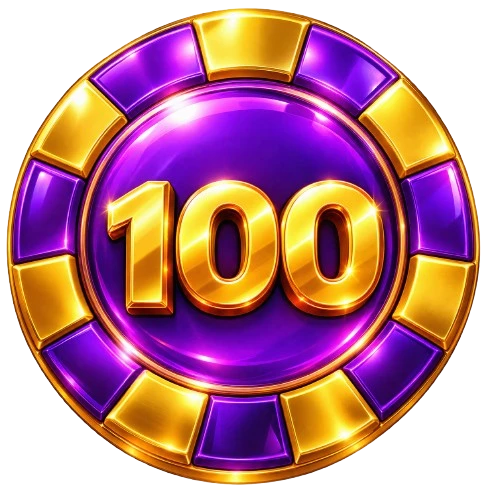
#> input picture src/assets/wheel/100.webp, 500 x 500 px
$ python generate-icons.py ../src/assets/wheel/100.webp
#> lines starting #> are read from the running program, lines starting #| are printed output that depends on the picture
#!/usr/bin/env python3
"""
يقص الشعار (يزيل الهوامش) ثم يكبّره ليملأ المربع كاملاً.
النتيجة: الأيقونة تملأ المساحة كـ Pinterest/Behance.
"""
import sys
from pathlib import Path
from PIL import Image

SRC = Path(sys.argv[1]) if len(sys.argv) > 1 else Path("public/icon.png")
OUT = Path("public")

if not SRC.exists():
    print(f"❌ لا يوجد ملف: {SRC}")
    sys.exit(1)

img = Image.open(SRC).convert("RGBA")
#> img is the input picture: PIL image 500x500 RGBA; mean R, G, B, A 121.1, 65, 78.2, 177.5
print(f"المصدر: {img.size}")
#| المصدر: (500, 500)

# 1) احذف الهوامش الشفافة — احصل على bounding box للمحتوى غير الشفاف
alpha = img.split()[3]
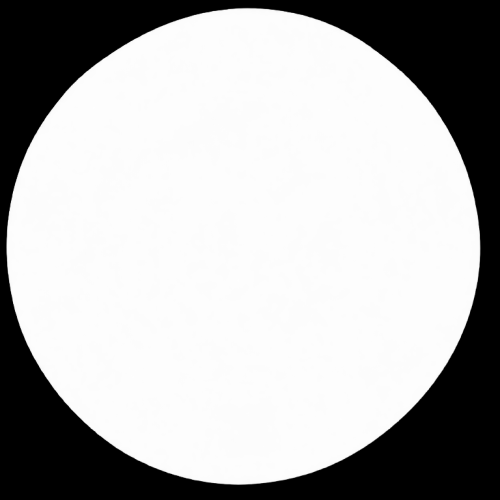
#> alpha: PIL image 500x500 L; min 0, max 254, mean 177.5
bbox = alpha.getbbox()
#> bbox = (6, 7, 481, 486)
if not bbox:
    print("⚠️ لا يوجد محتوى غير شفاف")
    sys.exit(1)

print(f"منطقة المحتوى: {bbox}")
#| منطقة المحتوى: (6, 7, 481, 486)
cropped = img.crop(bbox)
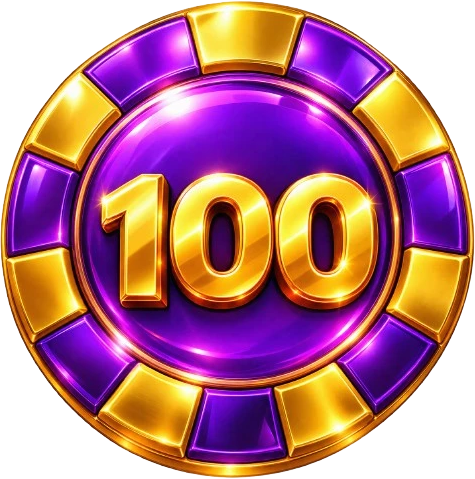
#> cropped: PIL image 475x479 RGBA; mean R, G, B, A 132.1, 70.5, 85, 195; transparent parts drawn white
print(f"بعد القص: {cropped.size}")
#| بعد القص: (475, 479)

# 2) اكتشف اللون السائد (من الوسط)
cw, ch = cropped.size
#> cw = 475; ch = 479
cx, cy = cw // 2, ch // 2
#> cx = 237; cy = 239
center_px = cropped.getpixel((cx, cy))
#> center_px = (152, 58, 8, 253)
if center_px[3] < 200:
    fill = (26, 11, 46, 255)
else:
    fill = center_px
#> fill = (152, 58, 8, 253)
print(f"لون الخلفية المُستَخدم: RGB{fill[:3]}")
#| لون الخلفية المُستَخدم: RGB(152, 58, 8)

# 3) املأ مربع كامل باللون + الصق الشعار فوقه (مع margin 4%)
size = max(cw, ch)
#> size = 479
padding = int(size * 0.04)
#> padding = 19
inner_size = size - 2 * padding
#> inner_size = 441
# إعادة قياس الصورة لتلائم مع margin
scale = inner_size / max(cw, ch)
#> scale = 0.921
new_cw = int(cw * scale)
#> new_cw = 437
new_ch = int(ch * scale)
#> new_ch = 441
resized_cropped = cropped.resize((new_cw, new_ch), Image.LANCZOS)
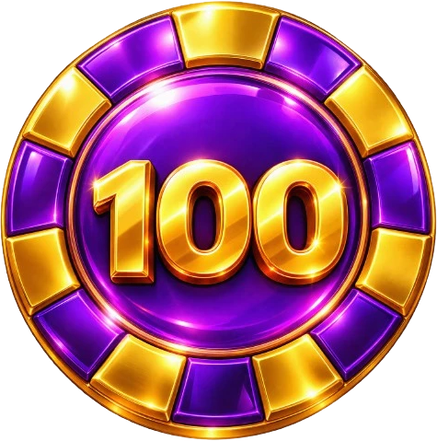
#> resized_cropped: PIL image 437x441 RGBA; mean R, G, B, A 127.5, 66.2, 80.7, 195; transparent parts drawn white

square = Image.new("RGBA", (size, size), fill)
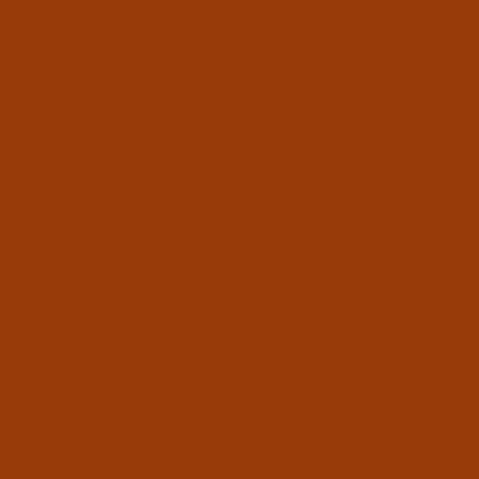
#> square: PIL image 479x479 RGBA; mean R, G, B, A 152, 58, 8, 253; transparent parts drawn white
square.paste(resized_cropped, ((size - new_cw) // 2, (size - new_ch) // 2), resized_cropped)

# 4) ولّد كل الأحجام
sizes = {
    "icon-512.png": 512,
    "icon-192.png": 192,
    "apple-touch-icon.png": 180,
    "icon.png": 512,
}

for name, px in sizes.items():
    resized = square.resize((px, px), Image.LANCZOS)
    resized.save(OUT / name, "PNG", optimize=True)
    print(f"  ✓ {name} ({px}x{px})")
#> this loop made 4 passes
#> pass 1, `resized = square.resize((px, px), Image.LANCZOS)`:
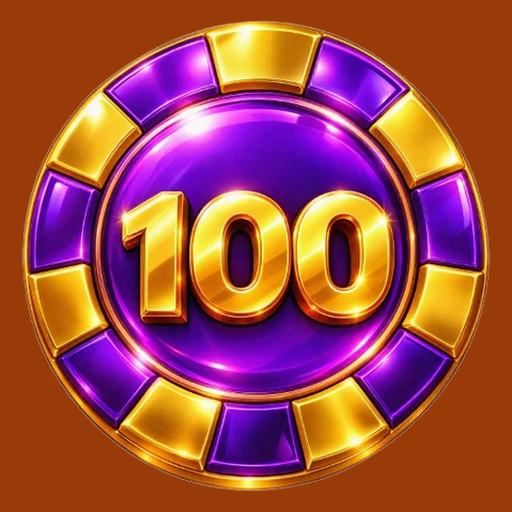
#> resized: PIL image 512x512 RGBA; mean R, G, B, A 158.4, 74.3, 68.8, 252.4; transparent parts drawn white

# 5) favicon شفاف للمتصفح
size_t = max(cw, ch)
#> size_t = 479
pad_t = int(size_t * 0.08)
#> pad_t = 38
inner_t = size_t - 2 * pad_t
#> inner_t = 403
scale_t = inner_t / max(cw, ch)
#> scale_t = 0.841
cw_t = int(cw * scale_t)
#> cw_t = 399
ch_t = int(ch * scale_t)
resized_t = cropped.resize((cw_t, ch_t), Image.LANCZOS)
sq_t = Image.new("RGBA", (size_t, size_t), (0, 0, 0, 0))
#> sq_t: PIL image 479x479 RGBA; every value is 0
sq_t.paste(resized_t, ((size_t - cw_t) // 2, (size_t - ch_t) // 2), resized_t)
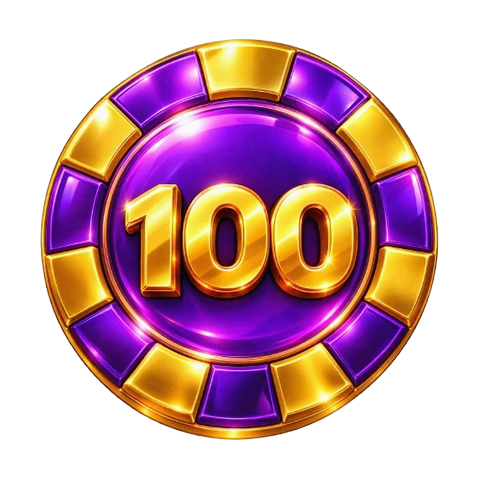
#> sq_t: PIL image 479x479 RGBA; mean R, G, B, A 87.2, 44.9, 55.2, 135.1; transparent parts drawn white
fav = sq_t.resize((32, 32), Image.LANCZOS)
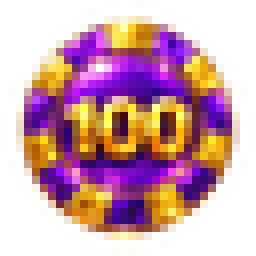
#> fav: PIL image 32x32 RGBA (shown 8 times larger); mean R, G, B, A 112.9, 60, 61.1, 135.6; transparent parts drawn white
fav.save(OUT / "favicon-32.png", "PNG", optimize=True)
print(f"  ✓ favicon-32.png (32x32) — شفاف")

print("\n✅ انتهى!")

$ run again, on src/assets/wheel/1k.webp
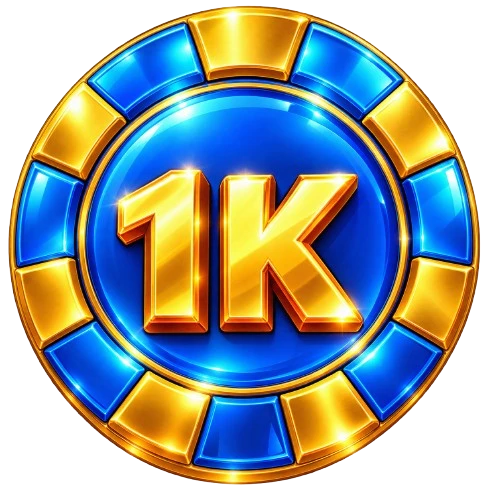
#> input picture src/assets/wheel/1k.webp, 500 x 500 px
#> img is the input picture: PIL image 500x500 RGBA; mean R, G, B, A 87, 95.9, 92.9, 177.5
#| المصدر: (500, 500)
#> bbox = (8, 5, 481, 486)
#| منطقة المحتوى: (8, 5, 481, 486)
#> `cropped = img.crop(bbox)`:
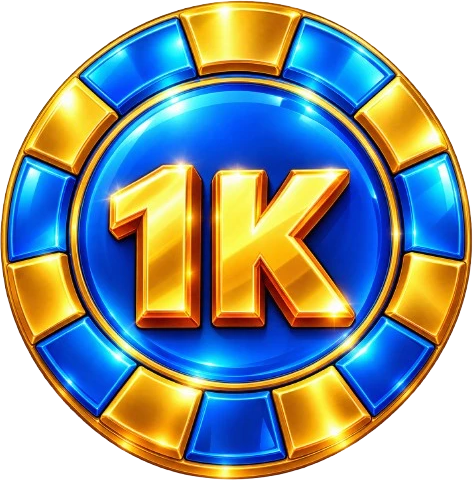
#> cropped: PIL image 473x481 RGBA; mean R, G, B, A 95, 104.7, 101.4, 195.1; transparent parts drawn white
#| بعد القص: (473, 481)
#> center_px = (253, 249, 79, 252)
#| لون الخلفية المُستَخدم: RGB(253, 249, 79)
#> `fav = sq_t.resize((32, 32), Image.LANCZOS)`:
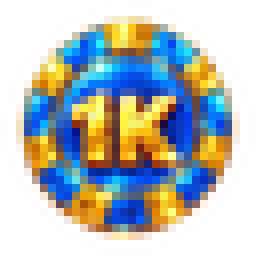
#> fav: PIL image 32x32 RGBA (shown 8 times larger); mean R, G, B, A 87.9, 84.4, 71.4, 134.7; transparent parts drawn white

$ run again, on src/assets/wheel/50k.webp
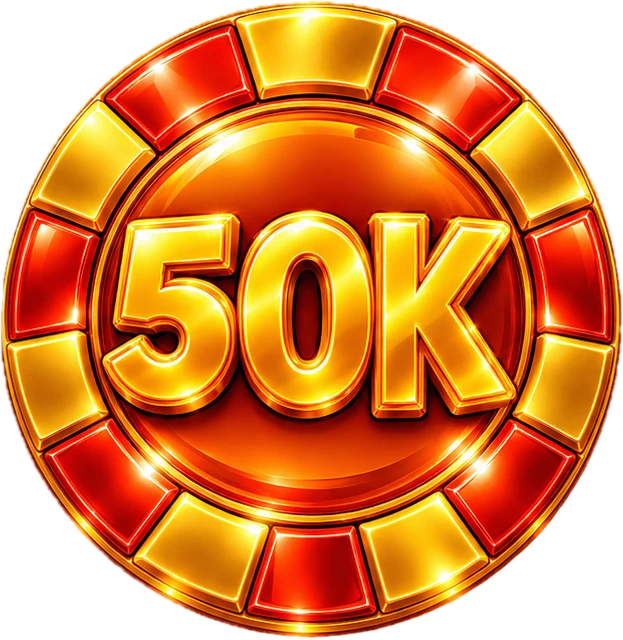
#> input picture src/assets/wheel/50k.webp, 623 x 640 px
#> img is the input picture: PIL image 623x640 RGBA; mean R, G, B, A 169, 84.3, 20.3, 195.3
#| المصدر: (623, 640)
#> `alpha = img.split()[3]`:
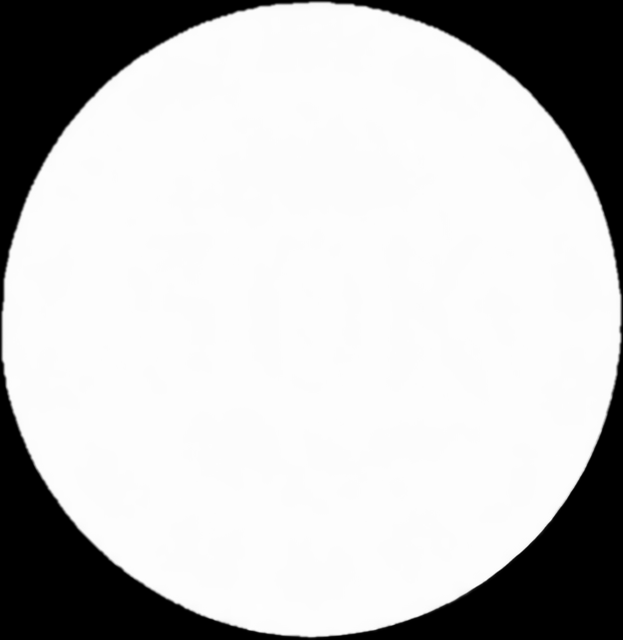
#> alpha: PIL image 623x640 L; min 0, max 255, mean 195.3
#> bbox = (0, 0, 623, 640)
#| منطقة المحتوى: (0, 0, 623, 640)
#| بعد القص: (623, 640)
#> center_px = (129, 3, 2, 253)
#| لون الخلفية المُستَخدم: RGB(129, 3, 2)
#> `fav = sq_t.resize((32, 32), Image.LANCZOS)`:
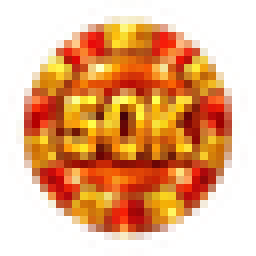
#> fav: PIL image 32x32 RGBA (shown 8 times larger); mean R, G, B, A 136.2, 69, 15.2, 132.8; transparent parts drawn white
